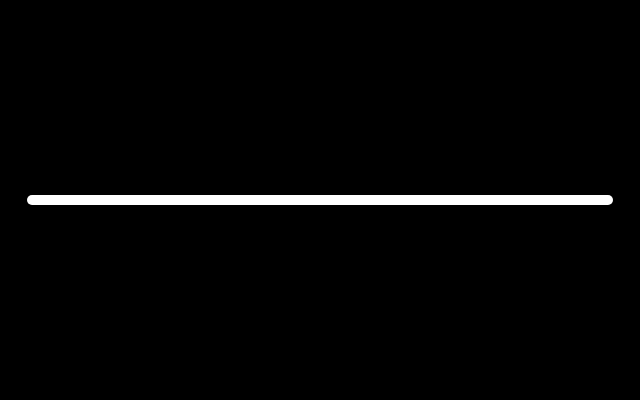
Frame 1 (no input)
Frame 60 (no input): identical to frame 1, image omitted
Frame 120 (the mouse pressed at the canvas centre since frame 60): identical to frame 1, image omitted

The p5.js sketch that drew this single still picture (run headless with seeded random() and noise() and a simulated clock; from frame 60 on, the mouse is pressed at the canvas centre):

// p5.js sketch
// ── sketch.js
let n, config

function setup() {
  createCanvas(640, 400);
  const margin = width/20
  config = {
    x: margin,
    y: height/2,
    w: width - margin*2
  }
  
  n = new Numberline(config)
}

function draw() {
  background(0)
  n.display();
}
// ── numberline.js
class Numberline {
  constructor(config) {
    const { x,y,w } = config
    this.x = x;
    this.y = y;
    this.w = w
  }
  
  display() {
    stroke(255)
    strokeWeight(10)
    line(this.x, this.y, this.x+this.w, this.y)
  }
}
